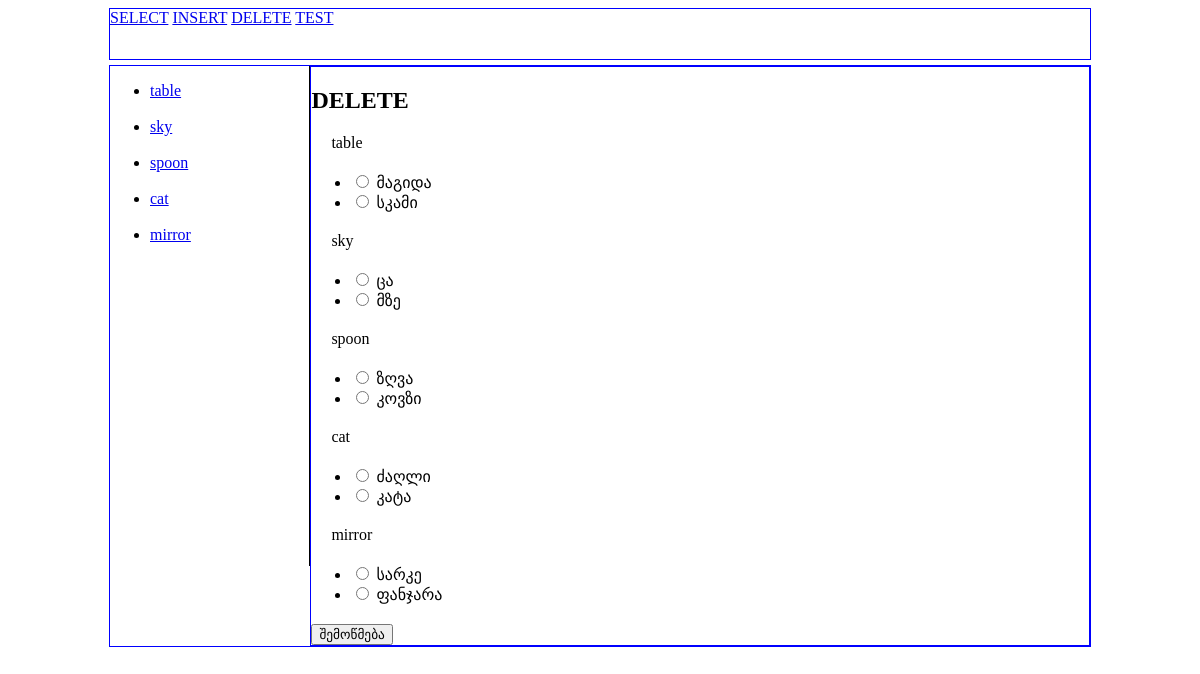
The page /mid/simple/index.php?top=test on the database its author committed.
### tables this page shows
CREATE TABLE `words` (
  `id` int(3) NOT NULL,
  `engWord` text NOT NULL,
  `geoWord` text NOT NULL
);

### mid/simple/blocks/body.php (the view, shortened to what this page needs)
<div class="body">
   <nav>
      <ul>
         <?php
            $query = "SELECT * FROM words";
            $result = mysqli_query($connection, $query);
            while($row = mysqli_fetch_assoc($result)){
               echo "<li><a href='?cat=".$row["engWord"]."'>".$row["engWord"]."</a></li>";
               echo "<br>";
            }
         ?>
      </ul>
   </nav>
   <?php
      if(isset($_GET['top']) && $_GET['top']=="insert"){
         include "view/insert.php";
      }else if(isset($_GET['top']) && $_GET['top']=="delete"){
         include "view/delete.php";
      }
      else if(isset($_GET['top']) && $_GET['top']=="test"){
         include "view/test.php";
      }
      else{
         include "view/select.php";
      }
   ?>
</div>

### mid/simple/index.php (shortened to what this page needs)
<?php
    include "blocks/dbconnect.php";
?>
<!DOCTYPE html>
<html lang="en">
<head>
    <link rel="stylesheet" href="style.css">
</head>
<body>
   <?php
        include "blocks/topnav.php";
        include "blocks/body.php";
   ?>
</body>
</html>

### mid/simple/blocks/topnav.php
<nav class="topnav">
   <a href="index.php">SELECT</a>
   <a href="?top=insert">INSERT</a>
   <a href="?top=delete">DELETE</a>
   <a href="?top=test">TEST</a>
</nav>

### mid/simple/view/test.php (shortened to what this page needs)
<?php
        $quizz = [
            [
                'title' => 'table',
                'options' => [
                    'მაგიდა',
                    'სკამი'
                ],
                'correct_option'=>0
            ],
        [
            'title' => 'sky',
            'options' => [
                'ცა',
                'მზე'
            ],
            'correct_option'=>0
        ],
        [
            'title' => 'spoon',
            'options' => [
                'ზღვა',
                'კოვზი'
            ],
            'correct_option'=>1
        ],
        [
            'title' => 'cat',
            'options' => [
                'ძაღლი',
                'კატა'
            ],
            'correct_option'=>1
        ],
        [
            'title' => 'mirror',
            'options' => [
                'სარკე',
                'ფანჯარა'
            ],
            'correct_option'=>0
        ]
    ];
    ?>
<article>
<h1>DELETE</h1>
<!DOCTYPE html>
    <html lang="en">
    <head>
    </head>
    <body>
        <form action="" method="post">
        <?php foreach($quizz as $qestionIndex => $question) : ?>
            <p>
                <?php echo $question['title']; ?>
                <ul>
                    <?php foreach($question['options'] as $o => $option ) : ?>
                    <li>
                        <input type="radio" name="option[<?=$questionIndex?>]" value="<?=$o?>">
                        <?=$option?>
                    </li>
                    <?php endforeach; ?>
                </ul>
            </p>
        <?php endforeach; ?>
        <button type="submit" name="button">შემოწმება</button>
        </form>
    </body>
    </html>
</article>

### mid/simple/style.css (style rules this page uses)
.body, .topnav { width: 980px; border: solid 1px blue; margin: 5px auto; }
.topnav { height: 50px; }
.body { min-height: 500px; display: flex; }
nav { width: 200px; height: 500px; border-right: 1px solid black; }
article { width: 780px; min-height: 500px; border: solid blue 1px; }
article p { margin: 20px; }

### rows shown on the page
words: engWord "table"
words: engWord "sky"
words: engWord "spoon"
words: engWord "cat"
words: engWord "mirror"

### other values the page prints
$question['title'] "table"
$option "მაგიდა"
$option "სკამი"
$question['title'] "sky"
$option "ცა"
$option "მზე"
$question['title'] "spoon"
$option "ზღვა"
$option "კოვზი"
$question['title'] "cat"
$option "ძაღლი"
$option "კატა"
$question['title'] "mirror"
$option "სარკე"
$option "ფანჯარა"
